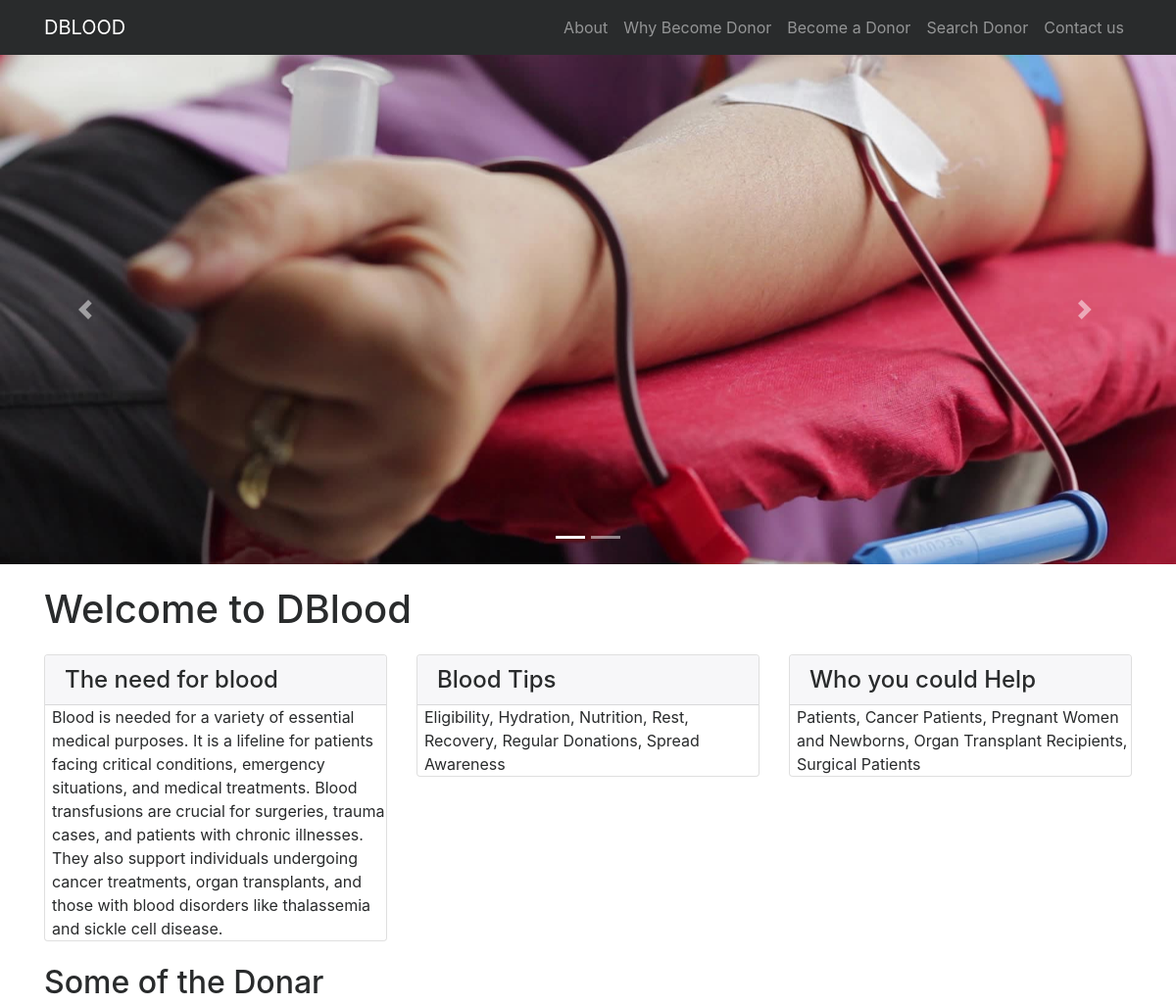
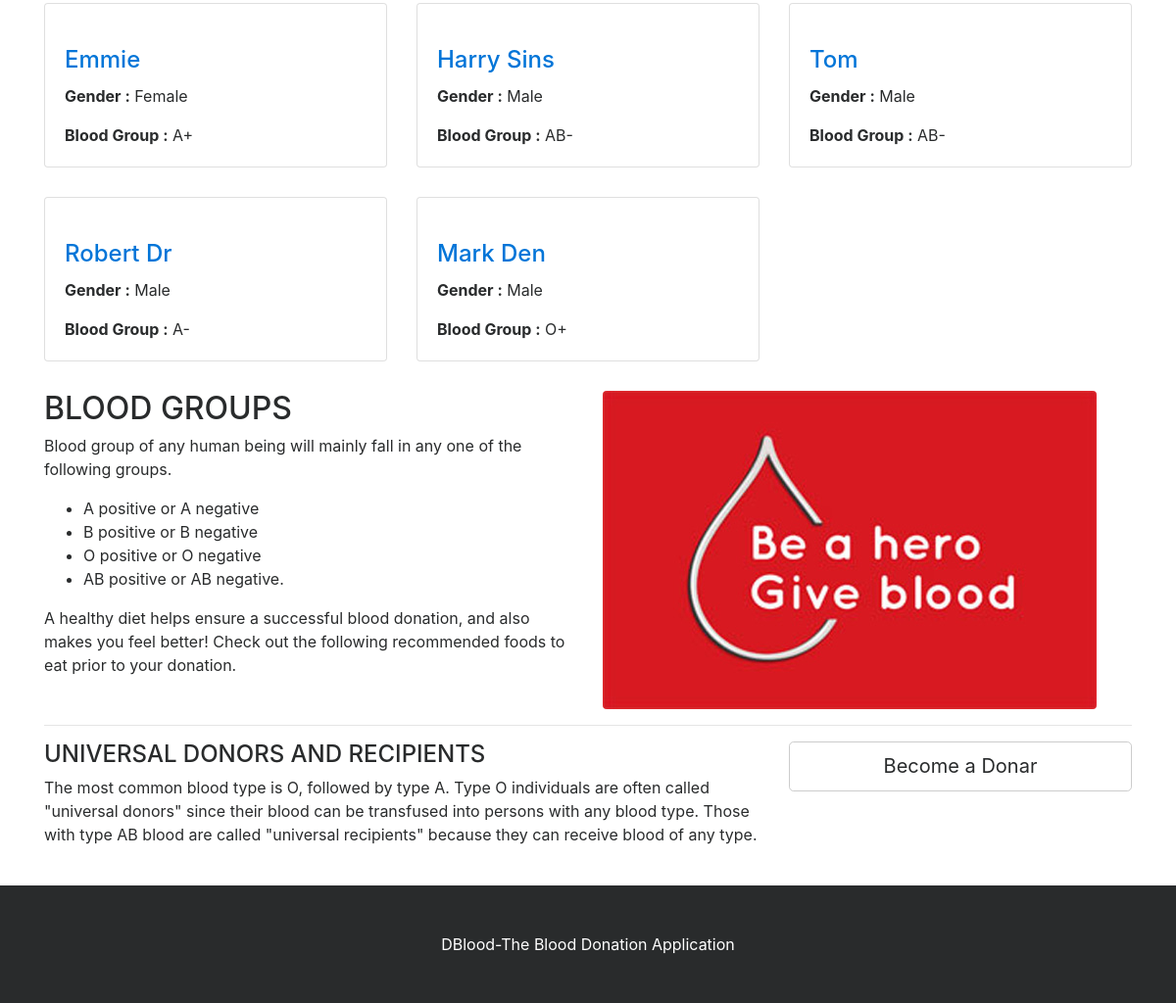
The page / on the database its author committed (2 pictures, top to bottom).
### tables this page shows
CREATE TABLE IF NOT EXISTS `tblblooddonars` (
  `id` int(11) NOT NULL,
  `FullName` varchar(100) DEFAULT NULL,
  `MobileNumber` char(11) DEFAULT NULL,
  `EmailId` varchar(100) DEFAULT NULL,
  `Gender` varchar(20) DEFAULT NULL,
  `Age` int(11) DEFAULT NULL,
  `BloodGroup` varchar(20) DEFAULT NULL,
  `Address` varchar(255) DEFAULT NULL,
  `Message` mediumtext,
  `PostingDate` timestamp NOT NULL DEFAULT CURRENT_TIMESTAMP,
  `status` int(1) DEFAULT NULL
);

### index.php (the view, shortened to what this page needs)
    <?php
include('includes/config.php');
?>
<!DOCTYPE html>
<html lang="en">
<head>
    <link href="vendor/bootstrap/css/bootstrap.min.css" rel="stylesheet">
    <link href="vendor/font-awesome/css/font-awesome.min.css" rel="stylesheet" type="text/css">
    <link href="css/modern-business.css" rel="stylesheet">
</head>
<body>
<?php include('includes/header.php');?>
<?php include('includes/slider.php');?>
    <div class="container">
        <h1 class="my-4">Welcome to DBlood</h1>
        <div class="row">
            <div class="col-lg-4 mb-4">
                <div class="card">
                    <h4 class="card-header">The need for blood</h4>
                        <p class="card-text" style="padding-left:2%">Blood is needed for a variety of essential medical purposes. It is a lifeline for patients facing critical conditions, emergency situations, and medical treatments. Blood transfusions are crucial for surgeries, trauma cases, and patients with chronic illnesses. They also support individuals undergoing cancer treatments, organ transplants, and those with blood disorders like thalassemia and sickle cell disease. </p>
                </div>
            </div>
            <div class="col-lg-4 mb-4">
                <div class="card">
                    <h4 class="card-header">Blood Tips</h4>
                        <p class="card-text" style="padding-left:2%">Eligibility, Hydration, Nutrition, Rest, Recovery, Regular Donations, Spread Awareness </p>
                </div>
            </div>
            <div class="col-lg-4 mb-4">
                <div class="card">
                    <h4 class="card-header">Who you could Help</h4>
                        <p class="card-text" style="padding-left:2%">Patients, Cancer Patients, Pregnant Women and Newborns, Organ Transplant Recipients, Surgical Patients </p>
                </div>
            </div>
        </div>
        <h2>Some of the Donar</h2>
        <div class="row">
                   <?php
$status=1;
$sql = "SELECT * from tblblooddonars where status=:status order by rand() limit 6";
$query = $dbh -> prepare($sql);
$query->bindParam(':status',$status,PDO::PARAM_STR);
$query->execute();
$results=$query->fetchAll(PDO::FETCH_OBJ);
if($query->rowCount() > 0)
{
foreach($results as $result)
{ ?>
            <div class="col-lg-4 col-sm-6 portfolio-item">
                <div class="card h-100">
                    <a href="#"><img class="card-img-top img-fluid" src="images/blood-donr.jpg" alt="" ></a>
                    <div class="card-block">
                        <h4 class="card-title"><a href="#"><?php echo htmlentities($result->FullName);?></a></h4>
<p class="card-text"><b>  Gender :</b> <?php echo htmlentities($result->Gender);?></p>
<p class="card-text"><b>Blood Group :</b> <?php echo htmlentities($result->BloodGroup);?></p>
                    </div>
                </div>
            </div>
            <?php }} ?>
        </div>
        <div class="row">
            <div class="col-lg-6">
                <h2>BLOOD GROUPS</h2>
          <p>  Blood group of any human being will mainly fall in any one of the following groups.</p>
                <ul>
<li>A positive or A negative</li>
<li>B positive or B negative</li>
<li>O positive or O negative</li>
<li>AB positive or AB negative.</li>
                </ul>
                <p>A healthy diet helps ensure a successful blood donation, and also makes you feel better! Check out the following recommended foods to eat prior to your donation.</p>
            </div>
            <div class="col-lg-6">
                <img class="img-fluid rounded" src="images/blood-donor (1).jpg" alt="">
            </div>
        </div>
        <hr>
        <div class="row mb-4">
            <div class="col-md-8">
            <h4>UNIVERSAL DONORS AND RECIPIENTS</h4>
                <p>
The most common blood type is O, followed by type A.
Type O individuals are often called "universal donors" since their blood can be transfused into persons with any blood type. Those with type AB blood are called "universal recipients" because they can receive blood of any type.</p>
            </div>
            <div class="col-md-4">
                <a class="btn btn-lg btn-secondary btn-block" href="become-donar.php">Become a Donar</a>
            </div>
        </div>
    </div>
  <?php include('includes/footer.php');?>
</body>
</html>

### includes/header.php (shortened to what this page needs)
<nav class="navbar fixed-top navbar-toggleable-md navbar-inverse bg-inverse">
    <div class="container">
        <a class="navbar-brand" href="index.php">DBLOOD</a>
        <div class="collapse navbar-collapse" id="navbarExample">
            <ul class="navbar-nav ml-auto">
                <li class="nav-item">
                    <a class="nav-link" href="page.php?type=aboutus">About</a>
                </li>
                <li class="nav-item">
                    <a class="nav-link" href="page.php?type=donor">Why Become Donor</a>
                </li>
                <li class="nav-item">
                    <a class="nav-link" href="become-donar.php">Become a Donor</a>
                </li>
                 <li class="nav-item">
                    <a class="nav-link" href="search-donor.php">Search Donor</a>
                </li>
                  <li class="nav-item">
                    <a class="nav-link" href="contact.php">Contact us</a>
                </li>
            </ul>
        </div>
    </div>
</nav>

### includes/slider.php (shortened to what this page needs)
<header>
       <div id="carouselExampleIndicators" class="carousel slide" data-ride="carousel">
           <ol class="carousel-indicators">
               <li data-target="#carouselExampleIndicators" data-slide-to="0" class="active"></li>
               <li data-target="#carouselExampleIndicators" data-slide-to="1"></li>
           </ol>
           <div class="carousel-inner" role="listbox">
               <div class="carousel-item active" style="background-image: url('images/banner1.jpg')">
                   <div class="carousel-caption d-none d-md-block">
                   </div>
               </div>
           </div>
           <a class="carousel-control-prev" href="#carouselExampleIndicators" role="button" data-slide="prev">
               <span class="carousel-control-prev-icon" aria-hidden="true"></span>
           </a>
           <a class="carousel-control-next" href="#carouselExampleIndicators" role="button" data-slide="next">
               <span class="carousel-control-next-icon" aria-hidden="true"></span>
           </a>
       </div>
   </header>

### includes/footer.php
<footer class="py-5 bg-inverse">
      <div class="container">
          <p class="m-0 text-center text-white">DBlood-The Blood Donation Application</a></p>
      </div>
  </footer>

### css/modern-business.css (style rules this page uses)
body { padding-top: 54px; }
@media (min-width: 992px) { body { padding-top: 56px; } }
.carousel-item { height: 65vh; min-height: 300px; background: no-repeat center center scroll; -webkit-background-size: cover; -moz-background-size: cover; -o-background-size: cover; background-size: cover; }
.portfolio-item { margin-bottom: 30px; }

### index.php (style rules this page uses)
.carousel-item.active, .carousel-item-next, .carousel-item-prev { display: block; }

### rows shown on the page
tblblooddonars: FullName "Emmie", Gender "Female", BloodGroup "A+"
tblblooddonars: FullName "Harry Sins", Gender "Male", BloodGroup "AB-"
tblblooddonars: FullName "Tom", Gender "Male", BloodGroup "AB-"
tblblooddonars: FullName "Robert Dr", Gender "Male", BloodGroup "A-"
tblblooddonars: FullName "Mark Den", Gender "Male", BloodGroup "O+"
